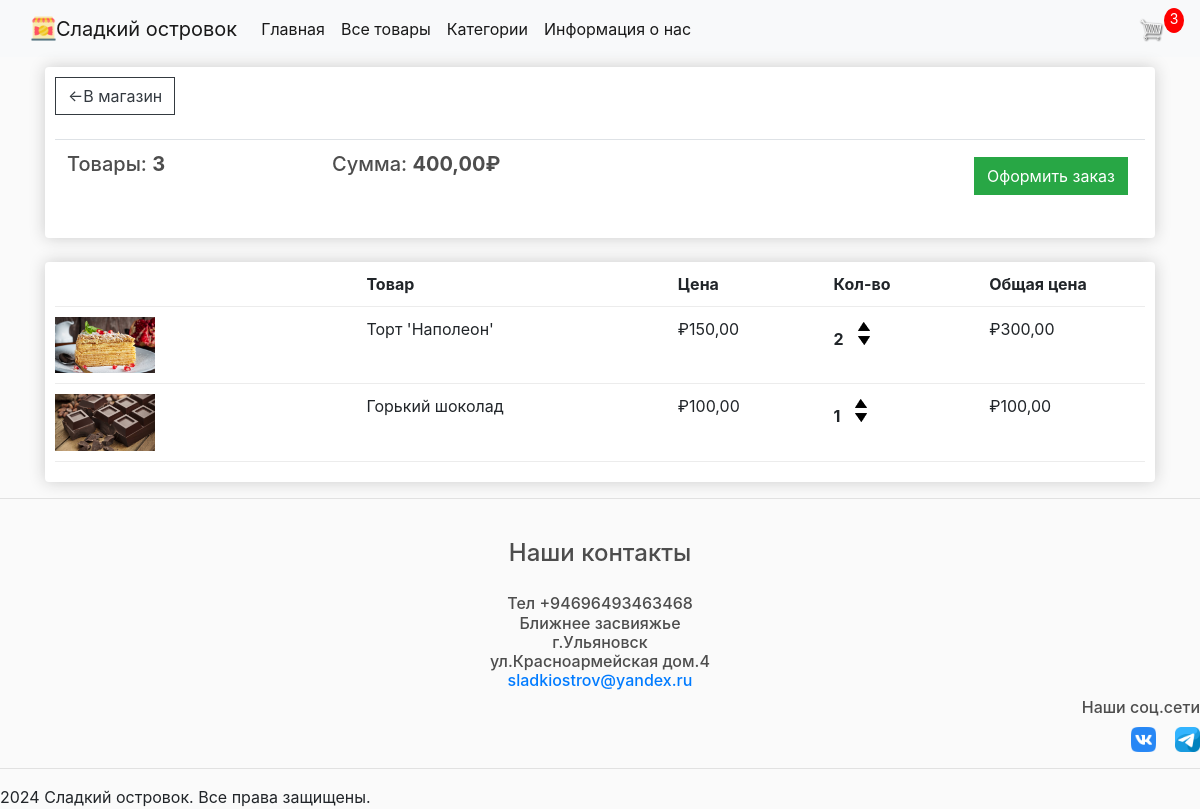
The page /cart/ (signed in) on the database as committed earlier.
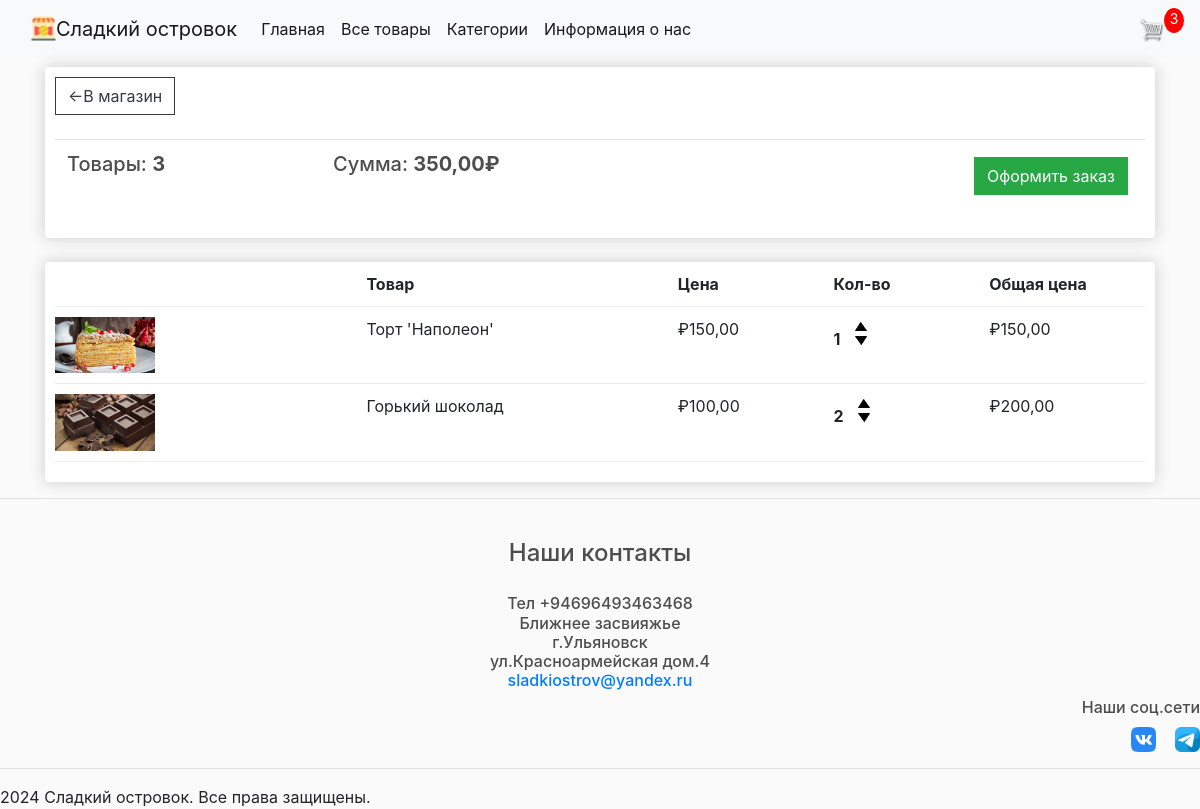
The same page on the database as committed later.
### store/models.py (models this page shows, shortened)
class Order(models.Model):
    customer = models.ForeignKey(Customer, on_delete=models.SET_NULL, blank=True, null=True)
    date_orderd = models.DateTimeField(auto_now_add=True)
    complete = models.BooleanField(default=False, null=True, blank=False)
    transaction_id = models.CharField(max_length=200, null=True)
    @property
    def get_cart_total(self):
        orderitems = self.orderitem_set.all()
        total = sum([item.get_total for item in orderitems])
        return total
    @property
    def get_cart_items(self):
        orderitems = self.orderitem_set.all()
        total = sum([item.quantity for item in orderitems])
        return total

class OrderItem(models.Model):
    product = models.ForeignKey(Product, on_delete=models.SET_NULL, blank=True, null=True)
    order = models.ForeignKey(Order, on_delete=models.SET_NULL, blank=True, null=True)
    quantity = models.IntegerField(default=0, null=True, blank=True)
    date_added = models.DateTimeField(auto_now_add=True)
    @property
    def get_total(self):
        total = self.product.price * self.quantity
        return total

class Product(models.Model):
    name = models.CharField(max_length=200, null=True)
    price = models.DecimalField(max_digits=7, decimal_places=2)
    digital = models.BooleanField(default=False, null=True, blank=False)
    image = models.ImageField(null=True, blank=True)
    category = models.ForeignKey('Category', on_delete=models.SET_NULL, null=True)  # SET_NULL временно
    description = models.TextField(default='описание')
    @property
    def imageURL(self):
        try:
            url = self.image.url
        except:
            url = ''
        return url

### store/views.py (the view)
# urls.py: path('cart/', views.cart, name="cart"),
def cart(request):
    data = cartData(request)
    cartItems = data['cartItems']
    order = data['order']
    items = data['items']
    context = {'items': items, 'order': order, 'cartItems': cartItems}
    return render(request, 'store/cart.html', context)

### store/utils.py (called while the page is built)
def cartData(request):
    if request.user.is_authenticated:
        customer = request.user.customer
        order, created = Order.objects.get_or_create(customer=customer, complete=False)
        items = order.orderitem_set.all()
        cartItems = order.get_cart_items
    else:
        cookieData = cookieCart(request)
        cartItems = cookieData['cartItems']
        order = cookieData['order']
        items = cookieData['items']
    return {'cartItems': cartItems, 'order': order, 'items': items}

### store/templates/store/cart.html
{% extends 'store/main.html' %}
{% load static %}
{% block content %}
    <div class="row">
        <div class="col-lg-12">
            <div class="box-element">
                <a class="btn btn-outline-dark" href="{% url 'store' %}">&#x2190В магазин</a>
                <br>
                <br>
                <table class="table">
                    <tr>
                        <th><h5>Товары: <strong>{{order.get_cart_items}}</strong></h5></th>
                        <th><h5>Сумма: <strong>{{order.get_cart_total|floatformat:2}}₽</strong></h5></th>
                        <th>
                            <a style="float:right;margin:5px" class="btn btn-success" href="{% url 'checkout' %}">Оформить заказ</a>
                        </th>
                    </tr>
                </table>
            </div>
            <br>
            <div class="box-element">
                <div class="cart-row">
                    <div style="flex:2"></div>
                    <div style="flex:2"><strong>Товар</strong></div>
                    <div style="flex:1"><strong>Цена</strong></div>
                    <div style="flex:1"><strong>Кол-во</strong></div>
                    <div style="flex:1"><strong>Общая цена</strong></div>
                </div>
                {% for item in items %}
                 <div class="cart-row">
                    <div style="flex:2"><img class="row-image" src="{{item.product.imageURL}}"></div>
                    <div style="flex:2">{{item.product.name}}</div>
                    <div style="flex:1">₽{{item.product.price|floatformat:2}}</div>
                    <div style="flex:1">
                        <p class="quantity">{{item.quantity}}</p>
                        <div class="quantity">
							<img data-product="{{item.product.id}}" data-action="add" class="chg-quantity update-cart" src="{% static  'images/arrow-up.png' %}">
							<img data-product="{{item.product.id}}" data-action="remove" class="chg-quantity update-cart" src="{% static  'images/arrow-down.png' %}">
						</div>
                    </div>
                    <div style="flex:1">₽{{item.get_total}}</div>
                </div>
                {% endfor %}
            </div>
        </div>
    </div>
{% endblock content %}

Rows that differ between the two databases and show on the page:
changed through a linked row, Order: get_cart_total "400,00" → "350,00"
changed OrderItem "Торт 'Наполеон'": quantity "2" → "1"; get_total "300,00" → "150,00"
changed OrderItem "Горький шоколад": quantity "1" → "2"; get_total "100,00" → "200,00"
